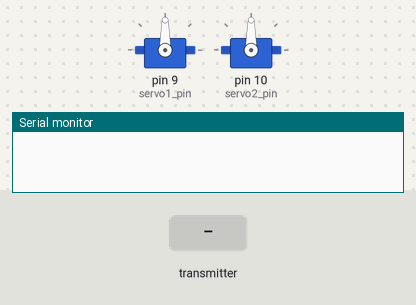
Bench run of a sketch on a simulated Arduino Uno, built with avr-gcc and run on an emulated ATmega328P. On the bench: 2 × servo, the last lines printed to the serial monitor. The test bench sets the inputs (shaded band). No radio packets arrive unless stated.

Above: at 1.2 s.
1.3 s: the transmitter starts sending posArray.0 = 0
At 1.8 s:
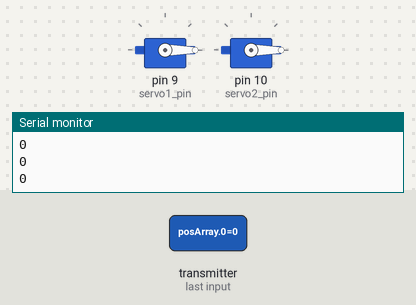
2.8 s: the transmitter starts sending posArray.1 = 256
At 4.0 s:
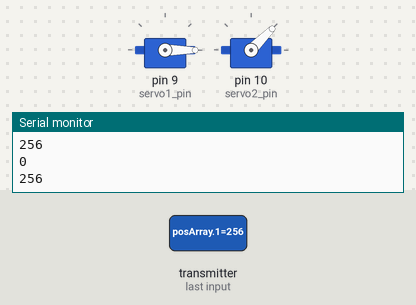
4.3 s: the transmitter starts sending posArray.0 = 512
At 5.3 s:
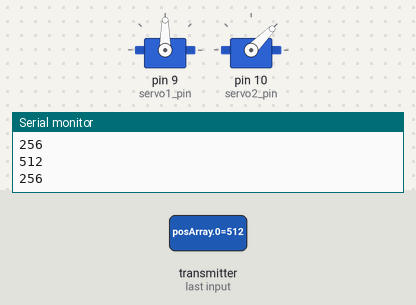
5.8 s: the transmitter starts sending posArray.1 = 1023
At 6.4 s:
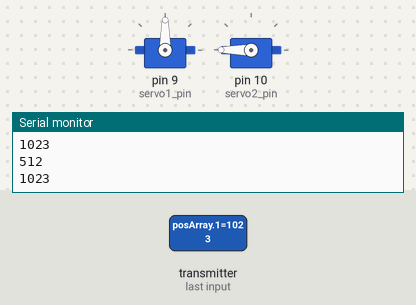
7.3 s: the transmitter starts sending posArray.0 = 256
At 7.6 s:
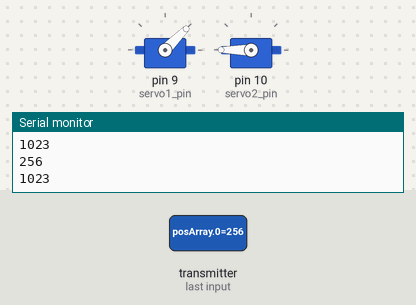
8.8 s: the transmitter starts sending posArray.1 = 0
At 9.9 s:
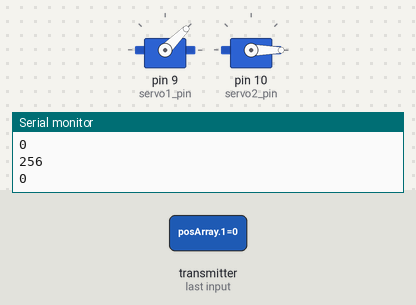
Timing chart, 0 to 11.3 s (numbered marks = the images above; inputs shaded):
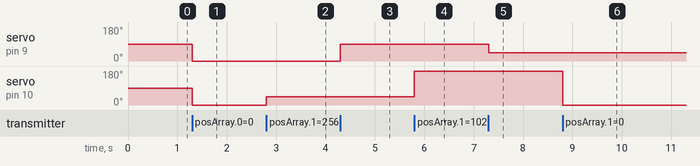

Measured:
- after the input at 1.3 s, servo on pin 9 (servo1_pin), servo on pin 10 (servo2_pin): 90° → 0° at once
- after the input at 2.8 s, servo on pin 10 (servo2_pin): 0° → 45° at once
- after the input at 4.3 s, servo on pin 9 (servo1_pin): 0° → 90° at once
- after the input at 5.8 s, servo on pin 10 (servo2_pin): 45° → 180° at once
- after the input at 7.3 s, servo on pin 9 (servo1_pin): 90° → 45° at once
- after the input at 8.8 s, servo on pin 10 (servo2_pin): 180° → 0° at once

The sketch:

NRF_Servo.ino
```cpp
#include <SPI.h>
#include <nRF24L01.h>
#include <RF24.h>
#include <Servo.h>
Servo servo1;
Servo servo2;
RF24 radio(7, 8); // CSN, CE
const byte address[6] = "00001";
int servo1_pin = 9; //pins the servos are connected to
int servo2_pin = 10;

void setup() {
  Serial.begin(9600);
  radio.begin(); //start radio
  servo1.attach (servo1_pin ) ; //attach servos to pins
  servo2.attach (servo2_pin ) ;
  radio.openReadingPipe(0, address); //set reading address
  radio.setPALevel(RF24_PA_MIN);
  radio.startListening();
}

void loop() {
  if (radio.available()) {
    int posArray[2]; //array to hold analog joystick values
    radio.read(&posArray, sizeof(posArray)); //recieve the joystick values

    for (byte i=0; i<2; i++){ //print them to see what the values are for troubleshooting
      Serial.println(posArray[i]);
    }
    Serial.println();

    posArray[0] = map(posArray[0], 0, 1023, 0, 180); //scale down the values
    posArray[1] = map(posArray[1], 0, 1023, 0, 180);

    if (posArray[0]>400 && posArray[0]<600)
    {
      //do nothing because that is the servo's resting state
    }
    else{
    servo1.write (posArray[0]) ;
    }
    if (posArray[1]>400 && posArray[1]<600)
    {
      //do nothing because that is the servo's resting state
    }
    else{
    servo2.write (posArray[1]) ;
    }
  }
}
```
